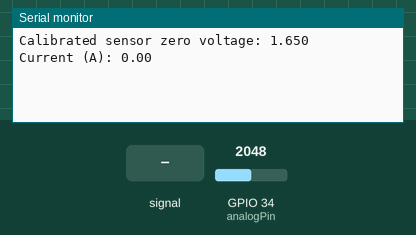
Simulated run of this sketch. Board: ESP32. Shown: the last lines printed to the serial monitor. Inputs (shaded band) come from the test bench; at power-on: GPIO 34 (analogPin) = 2048.

Above: at 1.7 s.
1.8 s: GPIO 34 (analogPin) fed a 200 Hz sine of ±327 counts around its level
3.3 s: GPIO 34 (analogPin) set to 2866
At 4.3 s:
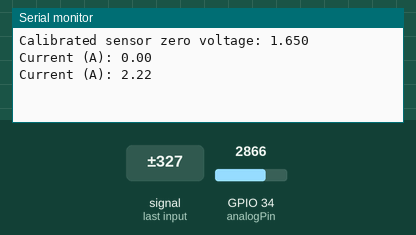
4.8 s: GPIO 34 (analogPin) set to 3603
At 6.1 s:
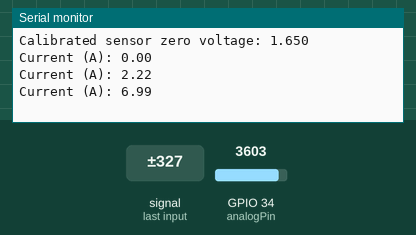
6.3 s: GPIO 34 (analogPin) fed a 200 Hz sine of ±327 counts around its level
At 8.5 s:
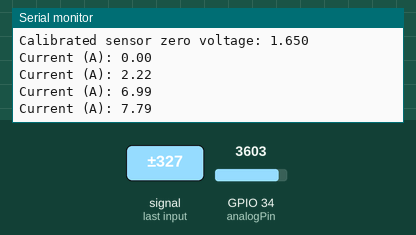
Timing chart, 0 to 8.8 s (numbered marks = the images above; inputs shaded):
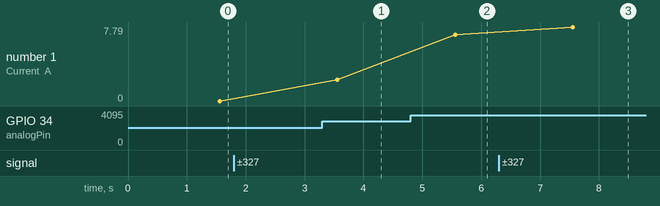

Measured:
- after the input at 3.3 s, the serial monitor: prints a new line after 0.26 s (image 1)
- after the input at 4.8 s, the serial monitor: prints a new line after 0.76 s (image 2)
- after the input at 6.3 s, the serial monitor: prints a new line after 1.3 s (image 3)
- plotted number 1: 0 → 2.22 after the input at 3.3 s, 2.22 → 6.99 after the input at 4.8 s, 6.99 → 7.79 after the input at 6.3 s

The sketch:

ctac240911.ino
```cpp
const int analogPin = 34;  // ACS712 아날로그 핀 연결 (ESP32의 아날로그 입력 핀)
const float sensitivity = 0.185;  // ACS712 20A 모델의 감도 (100mV/A)
const float voltageReference = 3.3;  // ESP32의 ADC 참조 전압
const int adcResolution = 4095;  // ESP32 ADC 해상도 (12-bit)
const int sampleWindow = 1000;  // 샘플링 시간 창(1초)

// 센서에서 오프셋 전압을 직접 측정하여 무부하시의 오프셋 전압을 정확하게 적용
float sensorZero = 0;  // 무부하시 전압을 저장할 변수

// 보정 상수
const float zeroCurrentOffset = 0.07;  // 무부하에서 측정된 전류를 보정하기 위한 상수
const float currentCorrectionFactor = 1.15;  // 실제 부하 전류와 측정된 전류의 차이를 보정하기 위한 상수

float readCurrentRMS(int pin);
void calibrateSensor(int pin);

void setup() {
  Serial.begin(115200);  // 시리얼 모니터 시작
  calibrateSensor(analogPin);  // 센서 오프셋 보정
}

void loop() {
  float currentRMS = readCurrentRMS(analogPin);  // RMS 전류 계산
  currentRMS = currentRMS - zeroCurrentOffset;  // 무부하 보정 상수 적용
  currentRMS = currentRMS * currentCorrectionFactor;  // 측정된 전류 값 보정

  if (currentRMS < 0) {
    currentRMS = 0;  // 0 이하의 값은 0으로 처리
  }

  Serial.print("Current (A): ");
  Serial.println(currentRMS);  // 측정된 전류 출력
  delay(1000);  // 1초 대기
}

// 무부하 상태에서 센서의 오프셋 전압을 측정하는 함수
void calibrateSensor(int pin) {
  long voltageSum = 0;
  int samples = 500;  // 무부하시 오프셋 보정을 위해 500개의 샘플을 사용
  for (int i = 0; i < samples; i++) {
    int sensorValue = analogRead(pin);
    voltageSum += sensorValue;
    delay(1);
  }
  sensorZero = (float)voltageSum / samples * (voltageReference / adcResolution);  // 평균 전압 계산
  Serial.print("Calibrated sensor zero voltage: ");
  Serial.println(sensorZero, 3);
}

// RMS 전류를 측정하는 함수
float readCurrentRMS(int pin) {
  unsigned long startMillis = millis();  // 측정을 시작한 시간
  float currentSquaredSum = 0;  // 전류 제곱의 합
  int sampleCount = 0;  // 샘플 개수

  while (millis() - startMillis < sampleWindow) {
    int sensorValue = analogRead(pin);  // 아날로그 값 읽기
    float voltage = sensorValue * (voltageReference / adcResolution);  // 아날로그 값을 전압으로 변환
    float current = (voltage - sensorZero) / sensitivity;  // 전류 계산 (오프셋 적용)
    currentSquaredSum += current * current;  // 전류의 제곱을 합산
    sampleCount++;  // 샘플 개수 증가
  }

  // RMS 계산: 제곱된 전류의 평균을 구하고, 그 값의 제곱근을 구함
  float currentRMS = sqrt(currentSquaredSum / sampleCount);

  return currentRMS;  // RMS 전류 반환
}
```
